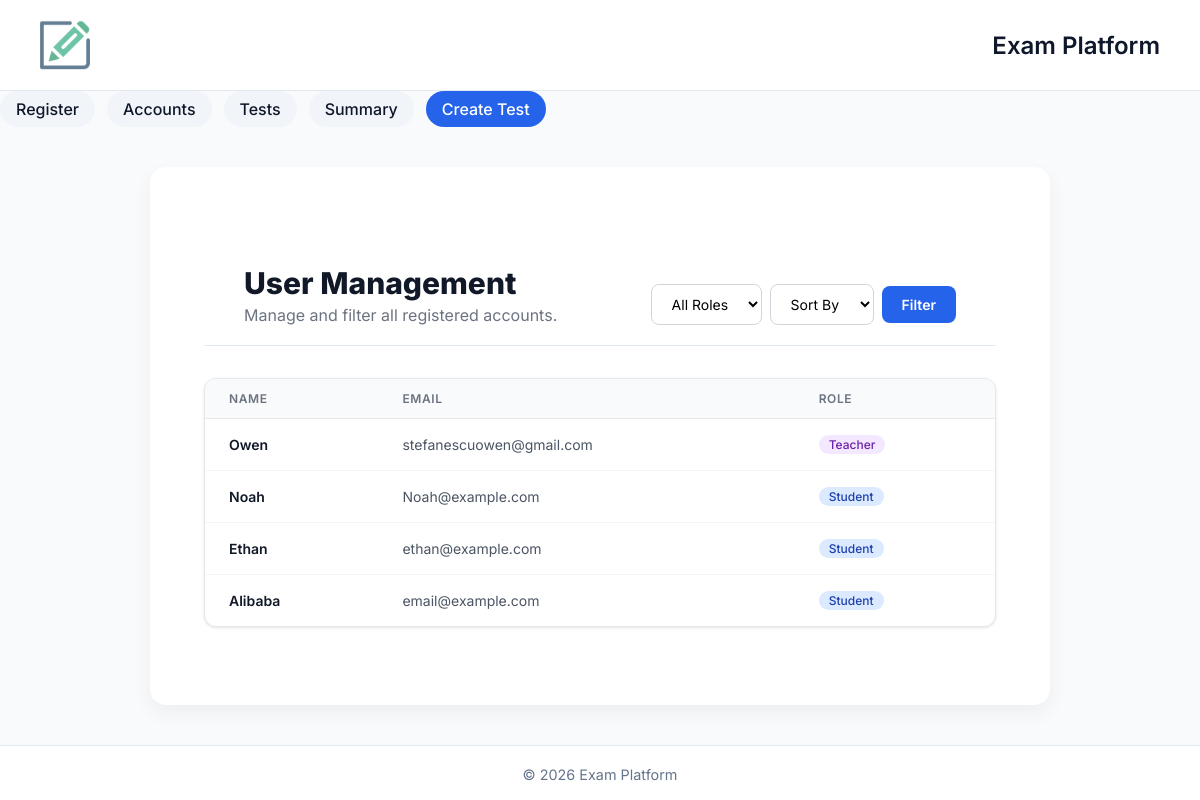
Page /accounts on the earlier database version.
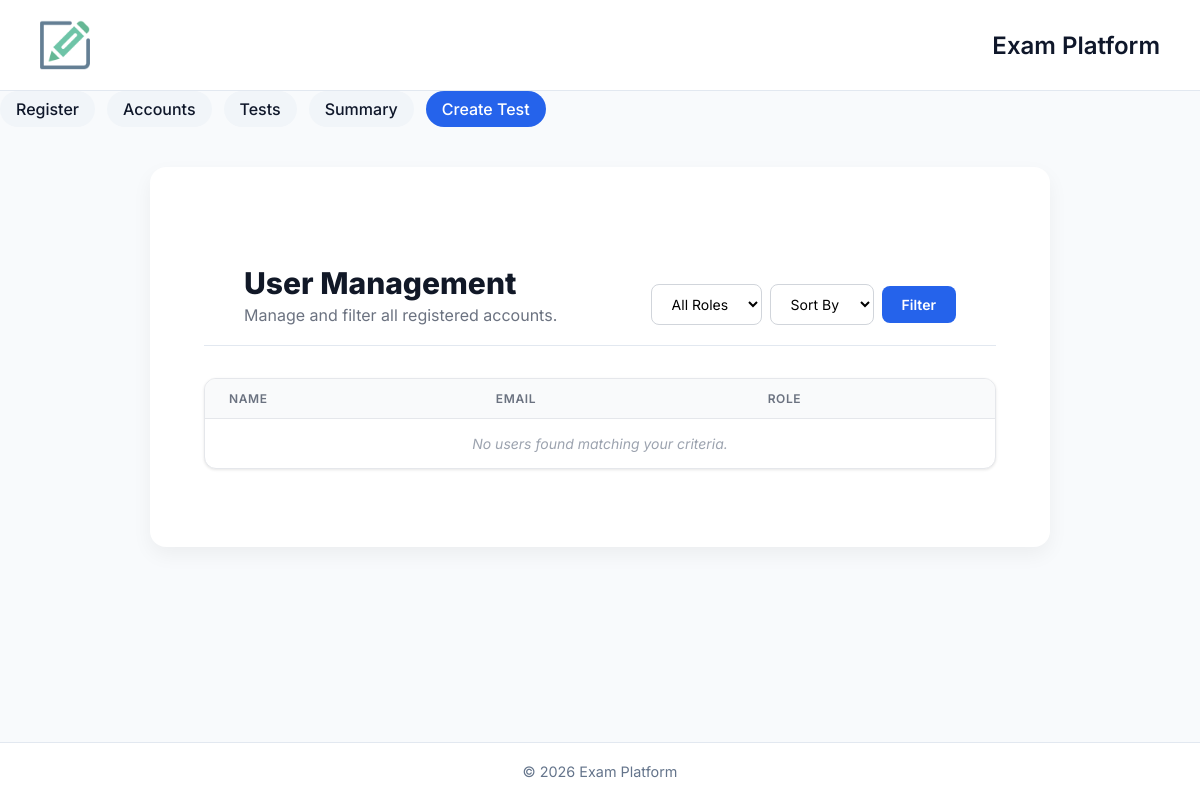
Same page on the later database version.
### app/models/user.py (models this page shows)
class User(db.Model):
    __tablename__ = "users"
    id = db.Column(db.Integer, primary_key=True)
    name = db.Column(db.String(100))
    email = db.Column(db.String(100))
    role = db.Column(db.Enum("student", "teacher"))
    created_at = db.Column(db.DateTime, default=db.func.current_timestamp())
    submissions = db.relationship("Submission", back_populates="student", foreign_keys="Submission.student_id")
    graded_submissions = db.relationship("Submission", back_populates="grader", foreign_keys="Submission.graded_by")
    tests_created = db.relationship("Test", back_populates="teacher")

### app/routes/routes.py (the view)
@bp.route("/accounts")
def accounts():
    users_query = User.query
    role_filter = request.args.get("role")
    sort_by = request.args.get("sort")
    if role_filter in ("student", "teacher"):
        users_query = users_query.filter_by(role=role_filter)
    if sort_by == "name":
        users_query = users_query.order_by(User.name)
    elif sort_by == "date":
        users_query = users_query.order_by(User.created_at.desc())
    users = users_query.all()
    return render_template("accounts.html", users=users)

### app/templates/accounts.html (shortened to what this page needs)
{% extends "base.html" %}
{% block content %}
<div class="manage-container">
    <header class="page-header">
        <div class="header-title">
            <h1>User Management</h1>
            <p>Manage and filter all registered accounts.</p>
        </div>
        <form method="GET" action="/accounts" class="filter-form">
            <select name="role" class="filter-select">
                <option value="">All Roles</option>
            </select>
            <select name="sort" class="filter-select">
                <option value="">Sort By</option>
            </select>
            <button type="submit" class="btn-filter">Filter</button>
        </form>
    </header>
    <div class="table-card">
        <table class="user-table">
            <thead>
                <tr>
                    <th>Name</th>
                    <th>Email</th>
                    <th>Role</th>
                </tr>
            </thead>
            <tbody>
                {% for user in users %}
                <tr>
                    <td class="user-name">{{ user.name }}</td>
                    <td class="user-email">{{ user.email }}</td>
                    <td>
                        <span class="badge {% if user.role == 'teacher' %}badge-teacher{% else %}badge-student{% endif %}">
                            {{ user.role }}
                        </span>
                    </td>
                </tr>
                {% else %}
                <tr>
                    <td colspan="3" class="empty-state">No users found matching your criteria.</td>
                </tr>
                {% endfor %}
            </tbody>
        </table>
    </div>
{% endblock %}

### app/templates/base.html (shortened to what this page needs)
<!DOCTYPE html>
<html lang="en">
<head>
</head>
<body>
<header>
        <img class="img" src="{{ url_for('static', filename='160FInal.png') }}" alt="Exam Platforms Logo">
   <h1>Exam Platform</h1>
</header>
    <nav>
        <a href="/register">Register</a>
        <a href="/accounts">Accounts</a>
        <a href="/tests">Tests</a>
        <a href="/tests/summary">Summary</a>
        <a href="/create_test">Create Test</a>
    </nav>
<main>
    <div class="card">
        {% block content %}{% endblock %}
    </div>
</main>
<footer>
    <p>© 2026 Exam Platform</p>
</footer>
</body>
</html>

### app/templates/base.html (style rules this page uses)
* { margin: 0; padding: 0; box-sizing: border-box; font-family: 'Inter', sans-serif; }
body { background: #f8fafc; color: #0f172a; min-height: 100vh; display: flex; flex-direction: column; }
header { background: #ffffff; padding: 20px 40px; display: flex; justify-content: space-between; align-items: center; border-bottom: 1px solid #e2e8f0; }
h1 { font-size: 1.5rem; font-weight: 600; }
nav { display: flex; gap: 12px; }
nav a { padding: 8px 16px; border-radius: 999px; background: #f1f5f9; color: #0f172a; text-decoration: none; font-weight: 500; transition: all 0.25s ease; }
nav a:last-child { background: #2563eb; color: white; }
main { flex: 1; padding: 40px; }
.card { background: #ffffff; padding: 30px; border-radius: 16px; box-shadow: 0 8px 20px rgba(0,0,0,0.05); max-width: 900px; margin: auto; }
footer { text-align: center; padding: 20px; font-size: 0.9rem; color: #64748b; border-top: 1px solid #e2e8f0; background: #ffffff; }
.img { width: 50px; height: 50px; }

### app/templates/accounts.html (style rules this page uses)
.manage-container { max-width: 1100px; margin: 3rem auto; padding: 0 1.5rem; font-family: 'Inter', system-ui, -apple-system, sans-serif; }
.page-header { display: flex; flex-wrap: wrap; justify-content: space-between; align-items: flex-end; margin-bottom: 2rem; gap: 1.5rem; }
.header-title h1 { font-size: 1.875rem; font-weight: 800; color: #111827; margin: 0 0 0.25rem 0; }
.header-title p { color: #6b7280; margin: 0; }
.filter-form { display: flex; gap: 0.5rem; align-items: center; }
.filter-select { padding: 0.625rem 1rem; border-radius: 0.5rem; border: 1px solid #d1d5db; background-color: white; font-size: 0.875rem; transition: border-color 0.2s; }
.btn-filter { padding: 0.625rem 1.25rem; background-color: #2563eb; color: white; font-weight: 600; font-size: 0.875rem; border-radius: 0.5rem; border: none; cursor: pointer; transition: background-color 0.2s; }
.table-card { background: white; border-radius: 0.75rem; border: 1px solid #e5e7eb; box-shadow: 0 1px 3px rgba(0, 0, 0, 0.1); overflow: hidden; }
.user-table { width: 100%; border-collapse: collapse; text-align: left; }
.user-table thead { background-color: #f9fafb; border-bottom: 1px solid #e5e7eb; }
.user-table th { padding: 0.75rem 1.5rem; font-size: 0.75rem; font-weight: 600; text-transform: uppercase; letter-spacing: 0.05em; color: #6b7280; }
.user-table td { padding: 1rem 1.5rem; font-size: 0.875rem; border-bottom: 1px solid #f3f4f6; }
.user-table tr:last-child td { border-bottom: none; }
.empty-state { padding: 3rem; text-align: center; color: #9ca3af; font-style: italic; }

Differences in the rows shown:
removed User: name "Owen", email "stefanescuowen@gmail.com", role "Teacher"
removed User: name "Noah", email "Noah@example.com", role "Student"
removed User: name "Ethan", email "ethan@example.com", role "Student"
removed User: name "Alibaba", email "email@example.com", role "Student"
Other differences:
text now shown: "No users found matching your criteria."
